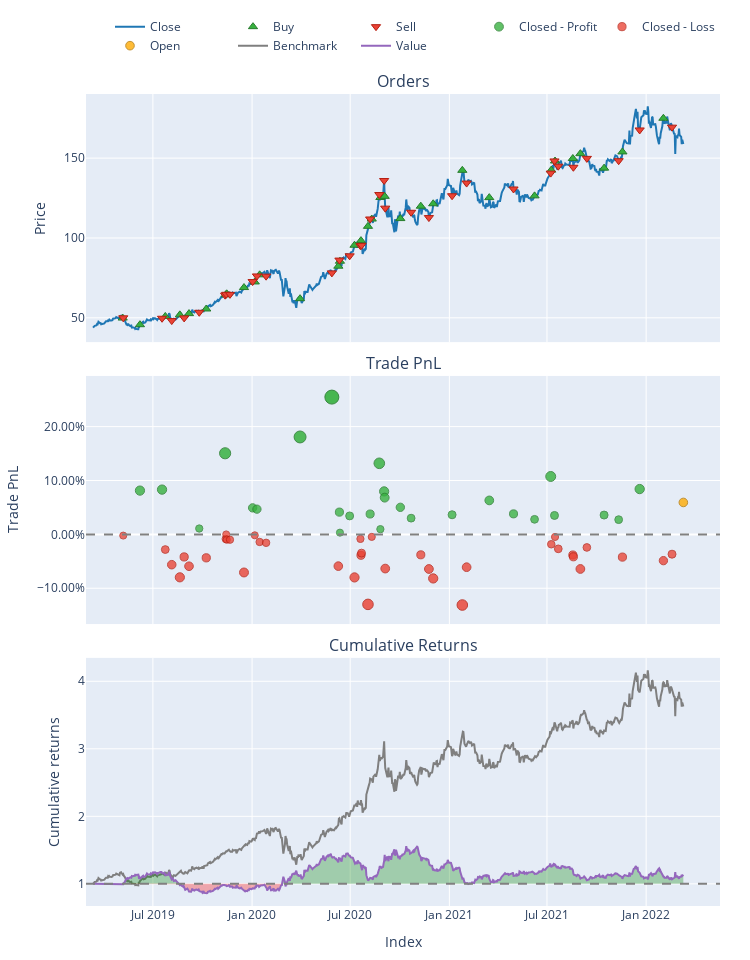

The notebook cell saved with this chart:
### Code cell
port2.plot().show()

### Figure 1 — Plotly figure (JSON) as saved in the notebook; plotly's stock layout.template omitted (floating-point values rounded to 4 significant figures; data arrays with more than 128 entries replaced by an {"elided": "..."} marker saying what was removed)
{"data": [{"legendgroup": "0", "line": {"color": "#1f77b4"}, "name": "Close", "showlegend": true, "type": "scatter", "uid": "44f40ba8-eaf9-47e2-aa5f-3bfd92c646ea", "x": {"elided": "758 str values"}, "xaxis": "x", "y": {"elided": "758 float values"}, "yaxis": "y"}, {"customdata": [[0, 2001.0, 249.4], [2, 4346.0, 496.4], [4, 4569.0, 581.1], [6, 4112.0, 533.1], [8, 3573.0, 470.2], [10, 3222.0, 447.3], [12, 3056.0, 492.1], [14, 3001.0, 488.0], [16, 2775.0, 478.4], [18, 2575.0, 466.5], [20, 2535.0, 487.5], [22, 3053.0, 473.1], [24, 3402.0, 700.4], [26, 3213.0, 686.4], [28, 2984.0, 712.1], [30, 2643.0, 649.9], [32, 2248.0, 603.0], [34, 1948.0, 544.7], [36, 1958.0, 613.5], [38, 2122.0, 668.7], [40, 2386.0, 669.0], [42, 2414.0, 723.6], [44, 2146.0, 651.6], [46, 1742.0, 620.2], [48, 1617.0, 506.3], [50, 1768.0, 558.6], [52, 1784.0, 635.7], [54, 1743.0, 645.9], [56, 1671.0, 625.6], [58, 1510.0, 576.8], [60, 1466.0, 526.8], [62, 1457.0, 560.5], [64, 1331.0, 582.0]], "hovertemplate": "Order Id: %{customdata[0]}<br>Timestamp: %{x}<br>Price: %{y}<br>Size: %{customdata[1]:.6f}<br>Fees: %{customdata[2]:.6f}", "legendgroup": "1", "marker": {"color": "#37B13F", "line": {"color": "rgb(38,123,44)", "width": 1}, "size": 8, "symbol": "triangle-up"}, "mode": "markers", "name": "Buy", "type": "scatter", "uid": "6c895fc9-7c6d-4e68-9a5e-a72e98ed0bc3", "x": ["2019-05-06T00:00:00", "2019-06-07T00:00:00", "2019-07-24T00:00:00", "2019-08-20T00:00:00", "2019-09-06T00:00:00", "2019-10-08T00:00:00", "2019-11-13T00:00:00", "2019-11-15T00:00:00", "2019-12-17T00:00:00", "2020-01-06T00:00:00", "2020-01-15T00:00:00", "2020-03-30T00:00:00", "2020-06-09T00:00:00", "2020-06-12T00:00:00", "2020-07-09T00:00:00", "2020-07-21T00:00:00", "2020-08-03T00:00:00", "2020-08-10T00:00:00", "2020-08-26T00:00:00", "2020-09-03T00:00:00", "2020-10-02T00:00:00", "2020-11-09T00:00:00", "2020-12-02T00:00:00", "2021-01-25T00:00:00", "2021-03-16T00:00:00", "2021-06-08T00:00:00", "2021-07-09T00:00:00", "2021-07-16T00:00:00", "2021-08-18T00:00:00", "2021-09-01T00:00:00", "2021-10-15T00:00:00", "2021-11-18T00:00:00", "2022-02-02T00:00:00"], "xaxis": "x", "y": [49.85, 45.69, 50.87, 51.86, 52.64, 55.53, 64.41, 65.03, 68.95, 72.46, 76.92, 61.99, 82.34, 85.46, 95.45, 98.34, 107.3, 111.9, 125.3, 126.1, 112.1, 119.9, 121.4, 142.4, 125.3, 126.4, 142.5, 148.2, 149.8, 152.8, 143.7, 153.9, 175.0], "yaxis": "y"}, {"customdata": [[1, 3992.0, 498.9], [3, 4698.0, 584.0], [5, 4441.0, 535.8], [7, 3785.0, 472.6], [9, 3363.0, 449.5], [11, 3082.0, 494.6], [13, 3031.0, 490.4], [15, 2972.0, 480.8], [17, 2580.0, 468.9], [19, 2571.0, 489.9], [21, 2500.0, 475.5], [23, 3603.0, 703.9], [25, 3203.0, 689.8], [27, 3223.0, 715.7], [29, 2746.0, 653.1], [31, 2541.0, 606.1], [33, 1957.0, 547.4], [35, 1939.0, 616.6], [37, 1977.0, 672.1], [39, 2266.0, 672.3], [41, 2506.0, 727.2], [43, 2322.0, 654.8], [45, 1971.0, 623.3], [47, 1515.0, 508.8], [49, 1718.0, 561.4], [51, 1817.0, 638.8], [53, 1752.0, 649.1], [55, 1735.0, 628.8], [57, 1607.0, 579.7], [59, 1413.0, 529.5], [61, 1518.0, 563.4], [63, 1396.0, 584.9], [65, 1266.0, 536.1]], "hovertemplate": "Order Id: %{customdata[0]}<br>Timestamp: %{x}<br>Price: %{y}<br>Size: %{customdata[1]:.6f}<br>Fees: %{customdata[2]:.6f}", "legendgroup": "2", "marker": {"color": "#EA4335", "line": {"color": "rgb(181,31,18)", "width": 1}, "size": 8, "symbol": "triangle-down"}, "mode": "markers", "name": "Sell", "type": "scatter", "uid": "0fe5d9c3-3433-458e-a089-34eb3b3a80b3", "x": ["2019-05-07T00:00:00", "2019-07-18T00:00:00", "2019-08-05T00:00:00", "2019-08-28T00:00:00", "2019-09-25T00:00:00", "2019-11-12T00:00:00", "2019-11-14T00:00:00", "2019-11-21T00:00:00", "2020-01-02T00:00:00", "2020-01-10T00:00:00", "2020-01-27T00:00:00", "2020-05-28T00:00:00", "2020-06-11T00:00:00", "2020-06-30T00:00:00", "2020-07-20T00:00:00", "2020-07-22T00:00:00", "2020-08-07T00:00:00", "2020-08-24T00:00:00", "2020-09-02T00:00:00", "2020-09-04T00:00:00", "2020-10-22T00:00:00", "2020-11-24T00:00:00", "2021-01-06T00:00:00", "2021-02-02T00:00:00", "2021-04-30T00:00:00", "2021-07-08T00:00:00", "2021-07-15T00:00:00", "2021-07-22T00:00:00", "2021-08-19T00:00:00", "2021-09-13T00:00:00", "2021-11-11T00:00:00", "2021-12-20T00:00:00", "2022-02-18T00:00:00"], "xaxis": "x", "y": [49.99, 49.73, 48.26, 49.94, 53.47, 64.19, 64.73, 64.71, 72.7, 76.23, 76.09, 78.13, 86.16, 88.82, 95.13, 95.4, 111.9, 127.2, 136.0, 118.7, 116.1, 112.8, 126.5, 134.4, 130.7, 140.6, 148.2, 145.0, 144.3, 149.8, 148.4, 167.6, 169.4], "yaxis": "y"}, {"customdata": [[1, 1, 8087.0, 0.08125], [2, 2, 8941.0, 0.0831], [8, 8, 966.2, 0.01089], [10, 10, 12910.0, 0.1505], [16, 16, 4387.0, 0.04921], [18, 18, 4371.0, 0.04681], [21, 21, 17150.0, 0.1808], [22, 22, 28530.0, 0.2548], [24, 24, 5463.0, 0.04133], [25, 25, 442.3, 0.003214], [26, 26, 4729.0, 0.03425], [32, 32, 3979.0, 0.03781], [34, 34, 14340.0, 0.1319], [35, 35, 1191.0, 0.009684], [36, 36, 9908.0, 0.07978], [37, 37, 9142.0, 0.06818], [39, 39, 6737.0, 0.05022], [40, 40, 4242.0, 0.03012], [44, 44, 4366.0, 0.03639], [47, 47, 6399.0, 0.06303], [48, 48, 4104.0, 0.03803], [49, 49, 3128.0, 0.02793], [50, 50, 12370.0, 0.1075], [52, 52, 4398.0, 0.03515], [59, 59, 3788.0, 0.03586], [60, 60, 2993.0, 0.02736], [62, 62, 9055.0, 0.08411]], "hovertemplate": "Exit Trade Id: %{customdata[0]}<br>Position Id: %{customdata[1]}<br>Exit Timestamp: %{x}<br>PnL: %{customdata[2]:.6f}<br>Return: %{customdata[3]:.2%}", "legendgroup": "3", "marker": {"color": "#37B13F", "line": {"color": "rgb(38,123,44)", "width": 1}, "opacity": [0.7978, 0.7989, 0.7564, 0.8386, 0.779, 0.7776, 0.8564, 0.9, 0.7743, 0.7519, 0.7702, 0.7723, 0.8277, 0.7557, 0.797, 0.7901, 0.7796, 0.7677, 0.7714, 0.7871, 0.7724, 0.7664, 0.8133, 0.7707, 0.7711, 0.7661, 0.7995], "size": [9.232, 9.283, 7.299, 11.14, 8.351, 8.286, 11.97, 14, 8.135, 7.088, 7.941, 8.038, 10.62, 7.266, 9.191, 8.873, 8.379, 7.827, 7.999, 8.731, 8.044, 7.767, 9.952, 7.965, 7.985, 7.751, 9.31], "symbol": "circle"}, "mode": "markers", "name": "Closed - Profit", "type": "scatter", "uid": "68acc0c7-9bfb-44f4-ab5e-ae219e3e2f7e", "x": ["2019-06-07T00:00:00", "2019-07-18T00:00:00", "2019-09-25T00:00:00", "2019-11-12T00:00:00", "2020-01-02T00:00:00", "2020-01-10T00:00:00", "2020-03-30T00:00:00", "2020-05-28T00:00:00", "2020-06-11T00:00:00", "2020-06-12T00:00:00", "2020-06-30T00:00:00", "2020-08-07T00:00:00", "2020-08-24T00:00:00", "2020-08-26T00:00:00", "2020-09-02T00:00:00", "2020-09-03T00:00:00", "2020-10-02T00:00:00", "2020-10-22T00:00:00", "2021-01-06T00:00:00", "2021-03-16T00:00:00", "2021-04-30T00:00:00", "2021-06-08T00:00:00", "2021-07-08T00:00:00", "2021-07-15T00:00:00", "2021-10-15T00:00:00", "2021-11-11T00:00:00", "2021-12-20T00:00:00"], "xaxis": "x2", "y": [0.08125, 0.0831, 0.01089, 0.1505, 0.04921, 0.04681, 0.1808, 0.2548, 0.04133, 0.003214, 0.03425, 0.03781, 0.1319, 0.009684, 0.07978, 0.06818, 0.05022, 0.03012, 0.03639, 0.06303, 0.03803, 0.02793, 0.1075, 0.03515, 0.03586, 0.02736, 0.08411], "yaxis": "y2"}, {"customdata": {"elided": "38x4 float values"}, "hovertemplate": "Exit Trade Id: %{customdata[0]}<br>Position Id: %{customdata[1]}<br>Exit Timestamp: %{x}<br>PnL: %{customdata[2]:.6f}<br>Return: %{customdata[3]:.2%}", "legendgroup": "4", "marker": {"color": "#EA4335", "line": {"color": "rgb(181,31,18)", "width": 1}, "opacity": [0.7513, 0.7666, 0.7831, 0.7969, 0.7747, 0.7848, 0.7756, 0.7549, 0.75, 0.7557, 0.7558, 0.7916, 0.751, 0.7583, 0.7592, 0.7847, 0.797, 0.7549, 0.7728, 0.7705, 0.8265, 0.7527, 0.7874, 0.7723, 0.7878, 0.7981, 0.8272, 0.7858, 0.7608, 0.7528, 0.7658, 0.7725, 0.7745, 0.7878, 0.7643, 0.7748, 0.7787, 0.7716], "size": [7.061, 7.773, 8.545, 9.189, 8.15, 8.624, 8.196, 7.231, 7, 7.268, 7.273, 8.942, 7.046, 7.386, 7.43, 8.618, 9.195, 7.23, 8.066, 7.956, 10.57, 7.127, 8.743, 8.043, 8.765, 9.246, 10.6, 8.673, 7.504, 7.13, 7.736, 8.05, 8.142, 8.764, 7.666, 8.158, 8.339, 8.009], "symbol": "circle"}, "mode": "markers", "name": "Closed - Loss", "type": "scatter", "uid": "8833451e-5b5b-4912-ad2d-0700bb4efc56", "x": ["2019-05-07T00:00:00", "2019-07-24T00:00:00", "2019-08-05T00:00:00", "2019-08-20T00:00:00", "2019-08-28T00:00:00", "2019-09-06T00:00:00", "2019-10-08T00:00:00", "2019-11-13T00:00:00", "2019-11-14T00:00:00", "2019-11-15T00:00:00", "2019-11-21T00:00:00", "2019-12-17T00:00:00", "2020-01-06T00:00:00", "2020-01-15T00:00:00", "2020-01-27T00:00:00", "2020-06-09T00:00:00", "2020-07-09T00:00:00", "2020-07-20T00:00:00", "2020-07-21T00:00:00", "2020-07-22T00:00:00", "2020-08-03T00:00:00", "2020-08-10T00:00:00", "2020-09-04T00:00:00", "2020-11-09T00:00:00", "2020-11-24T00:00:00", "2020-12-02T00:00:00", "2021-01-25T00:00:00", "2021-02-02T00:00:00", "2021-07-09T00:00:00", "2021-07-16T00:00:00", "2021-07-22T00:00:00", "2021-08-18T00:00:00", "2021-08-19T00:00:00", "2021-09-01T00:00:00", "2021-09-13T00:00:00", "2021-11-18T00:00:00", "2022-02-02T00:00:00", "2022-02-18T00:00:00"], "xaxis": "x2", "y": [-0.00225, -0.02815, -0.05624, -0.0797, -0.04189, -0.05914, -0.04354, -0.008407, -1.687e-05, -0.009758, -0.009937, -0.0707, -0.001693, -0.01408, -0.01567, -0.05891, -0.07989, -0.008377, -0.03881, -0.0348, -0.1299, -0.004641, -0.06347, -0.03797, -0.06426, -0.08176, -0.1311, -0.0609, -0.01835, -0.004759, -0.02682, -0.03822, -0.04158, -0.06421, -0.02426, -0.04215, -0.04876, -0.03675], "yaxis": "y2"}, {"customdata": [[65, 65, 6340.0, 0.05928]], "hovertemplate": "Exit Trade Id: %{customdata[0]}<br>Position Id: %{customdata[1]}<br>Exit Timestamp: %{x}<br>PnL: %{customdata[2]:.6f}<br>Return: %{customdata[3]:.2%}", "legendgroup": "5", "marker": {"color": "#FFAA00", "line": {"color": "rgb(178,118,0)", "width": 1}, "opacity": [0.7849], "size": [8.628], "symbol": "circle"}, "mode": "markers", "name": "Open", "type": "scatter", "uid": "e82ca4b1-34d9-4308-b3df-2ad2ff31e359", "x": ["2022-03-11T00:00:00"], "xaxis": "x2", "y": [0.05928], "yaxis": "y2"}, {"legendgroup": "6", "line": {"color": "#7f7f7f"}, "name": "Benchmark", "showlegend": true, "type": "scatter", "uid": "515d0941-8452-4f58-a33d-70b4ae420884", "x": {"elided": "758 str values"}, "xaxis": "x3", "y": {"elided": "758 float values"}, "yaxis": "y3"}, {"hoverinfo": "skip", "legendgroup": "7", "line": {"color": "rgba(0, 0, 0, 0)", "width": 0}, "opacity": 0, "showlegend": false, "type": "scatter", "uid": "7faf8e4a-bbbb-4b0d-bb11-2eebfce85c91", "x": {"elided": "758 str values"}, "xaxis": "x3", "y": {"elided": "758 int values"}, "yaxis": "y3"}, {"connectgaps": false, "fill": "tonexty", "fillcolor": "rgba(0, 128, 0, 0.3)", "hoverinfo": "skip", "legendgroup": "7", "line": {"color": "rgba(0, 0, 0, 0)", "width": 0}, "opacity": 0, "showlegend": false, "type": "scatter", "uid": "15eb803a-d2a8-4521-954d-261a3e3680e3", "x": {"elided": "758 str values"}, "xaxis": "x3", "y": {"elided": "758 float values"}, "yaxis": "y3"}, {"hoverinfo": "skip", "legendgroup": "7", "line": {"color": "rgba(0, 0, 0, 0)", "width": 0}, "opacity": 0, "showlegend": false, "type": "scatter", "uid": "dff13baf-3314-4fc6-9dd8-10336211d95b", "x": {"elided": "758 str values"}, "xaxis": "x3", "y": {"elided": "758 int values"}, "yaxis": "y3"}, {"connectgaps": false, "fill": "tonexty", "fillcolor": "rgba(255, 0, 0, 0.3)", "hoverinfo": "skip", "legendgroup": "7", "line": {"color": "rgba(0, 0, 0, 0)", "width": 0}, "opacity": 0, "showlegend": false, "type": "scatter", "uid": "1bec205b-3da7-4d7d-89da-85aa24e09253", "x": {"elided": "758 str values"}, "xaxis": "x3", "y": {"elided": "758 float values"}, "yaxis": "y3"}, {"legendgroup": "8", "line": {"color": "#9467bd"}, "name": "Value", "showlegend": true, "type": "scatter", "uid": "6ea7058c-51a2-4ce2-9af1-ece1e114f979", "x": {"elided": "758 str values"}, "xaxis": "x3", "y": {"elided": "758 float values"}, "yaxis": "y3"}, {"hoverinfo": "skip", "legendgroup": "7", "line": {"color": "rgba(0, 0, 0, 0)", "width": 0}, "opacity": 0, "showlegend": false, "type": "scatter", "uid": "5b76f1c3-ff16-4840-854d-7e558860d3a1", "x": {"elided": "758 str values"}, "xaxis": "x3", "y": {"elided": "758 int values"}, "yaxis": "y3"}], "layout": {"annotations": [{"font": {"size": 16}, "showarrow": false, "text": "Orders", "x": 0.5, "xanchor": "center", "xref": "paper", "y": 1, "yanchor": "bottom", "yref": "paper"}, {"font": {"size": 16}, "showarrow": false, "text": "Trade PnL", "x": 0.5, "xanchor": "center", "xref": "paper", "y": 0.6528, "yanchor": "bottom", "yref": "paper"}, {"font": {"size": 16}, "showarrow": false, "text": "Cumulative Returns", "x": 0.5, "xanchor": "center", "xref": "paper", "y": 0.3056, "yanchor": "bottom", "yref": "paper"}], "height": 960, "legend": {"orientation": "h", "traceorder": "normal", "x": 1, "xanchor": "right", "y": 1.042, "yanchor": "bottom"}, "margin": {"b": 30, "l": 30, "r": 30, "t": 30}, "shapes": [{"line": {"color": "gray", "dash": "dash"}, "type": "line", "x0": 0, "x1": 1, "xref": "paper", "y0": 0, "y1": 0, "yref": "y2"}, {"line": {"color": "gray", "dash": "dash"}, "type": "line", "x0": 0, "x1": 1, "xref": "paper", "y0": 1, "y1": 1, "yref": "y3"}], "showlegend": true, "width": 750, "xaxis": {"anchor": "y", "domain": [0, 1], "matches": "x3", "showticklabels": false}, "xaxis2": {"anchor": "y2", "domain": [0, 1], "matches": "x3", "showticklabels": false}, "xaxis3": {"anchor": "y3", "domain": [0, 1], "title": {"text": "Index"}}, "yaxis": {"anchor": "x", "domain": [0.6944, 1], "title": {"text": "Price"}}, "yaxis2": {"anchor": "x2", "domain": [0.3472, 0.6528], "tickformat": ".2%", "title": {"text": "Trade PnL"}}, "yaxis3": {"anchor": "x3", "domain": [0, 0.3056], "title": {"text": "Cumulative returns"}}}}
